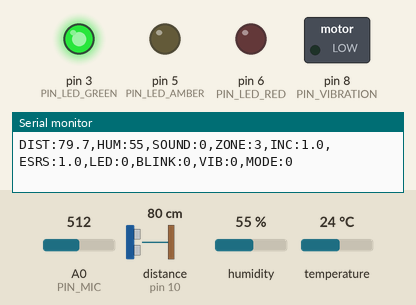
The sketch below on a simulated Arduino Uno, built with avr-gcc and run on an emulated ATmega328P. Shown: switched loads named in the sketch (green lamp = pin HIGH), output pins drawn as LEDs (lit = HIGH), the last lines printed to the serial monitor. Wiring (inferred from the names in the program): ultrasonic range finder: trigger pin 9; echo pin 10. Dashed ring = blinking. The inputs (shaded band) are chosen by the test bench; at power-on: distance to the obstacle (sensor on pin 10) 80 cm, A0 (PIN_MIC) = 512, humidity 55 %, temperature 24 °C. The echo pulse lasts 58.3 µs per cm; pins used as bus, display or sensor lines are not drawn.

Above: at 1.8 s.
1.9 s: distance to the obstacle (sensor on pin 10) set to 32 cm
3.8 s: distance to the obstacle (sensor on pin 10) set to 28 cm
At 4.83 s:
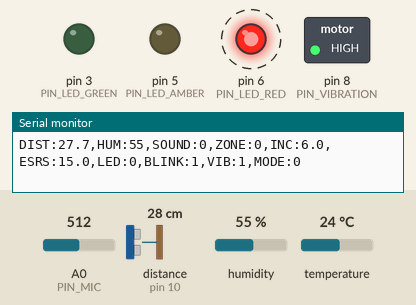
7.3 s: distance to the obstacle (sensor on pin 10) set to 35 cm
At 7.59 s:
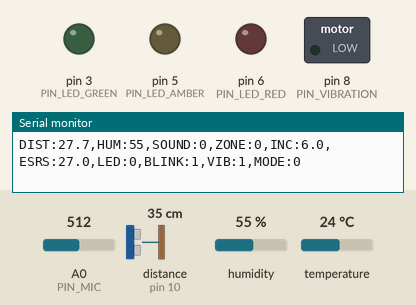
9.1 s: distance to the obstacle (sensor on pin 10) set to 2 cm
At 9.69 s:
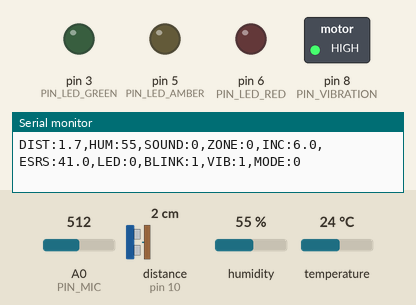
Timing chart, 0 to 13.6 s (numbered marks = the images above; inputs shaded):
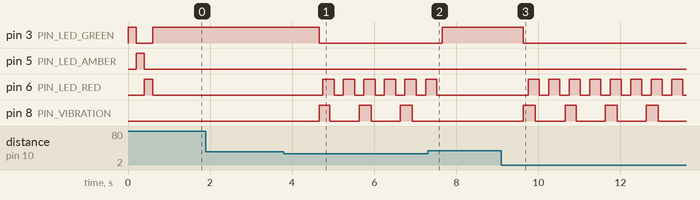

The sketch:

EyeMaxxer.ino
```cpp
// =============================================================================
//  EyeMaxxer - Arduino firmware (live hardware version, Nano / Uno)
//  Imperial x Cambridge Engineering Make-a-thon on Student Wellbeing
//
//  A laptop-mounted HC-SR04 measures how far you sit from the screen. Every
//  second (one "tick") the Eye Strain Risk Score (ESRS, 0-1000) changes by an
//  amount set by your proximity zone:
//
//      <  30 cm   Immediate Danger   +6 / tick, red LED blinks + vibration
//    30-40 cm     Fast Strain        +4 / tick
//    40-60 cm     Moderate Strain    +2 / tick
//    60-100 cm    Mild Strain        +1 / tick
//    >= 100 cm    Recovery           -3 / tick
//
//  Closer than 60 cm, dry air (DHT11) and a loud room (microphone) multiply
//  the increment by 1.3 and 1.2. The LEDs show the accumulated risk:
//
//    green  ESRS < 300     safe
//    amber  300 - 699      warning
//    red    >= 700         take a break (vibration motor pulses too)
//
//  "Arduino handles all sensor logic, MATLAB visualises": one status line per
//  tick is sent over USB to the MATLAB GUI (matlab/EyeMaxxerGUI.m). On a
//  battery pack it works fully offline.
//
//  Libraries: "DHT sensor library" by Adafruit (+ "Adafruit Unified Sensor")
// =============================================================================
#include "config.h"
#include "esrs.h"
#if USE_DHT
#include <DHT.h>
DHT dht(PIN_DHT, DHT_TYPE);
#endif

EsrsEngine esrs;
TickResult state;

float distBuf[US_MEDIAN_N];
unsigned char distIdx = 0;
float distanceCm = NO_ECHO_CM;
int humidityPct = 0;           // 0 until the first valid DHT11 reading
int loudestP2P = 0;            // loudest microphone window during this tick
bool loud = false;
unsigned char alertMode = DEFAULT_ALERT_MODE;

unsigned long lastSample = 0, lastTick = 0;

// -----------------------------------------------------------------------------
//  Sensors
// -----------------------------------------------------------------------------
float pingCm() {
  digitalWrite(PIN_US_TRIG, LOW);
  delayMicroseconds(2);
  digitalWrite(PIN_US_TRIG, HIGH);
  delayMicroseconds(10);
  digitalWrite(PIN_US_TRIG, LOW);
  unsigned long us = pulseIn(PIN_US_ECHO, HIGH, US_TIMEOUT_US);
  if (us == 0) return NO_ECHO_CM;
  return us * 0.0343f / 2.0f;
}

// Rolling median of the last US_MEDIAN_N pings - ignores one-off bad echoes.
float medianDistance(float sample) {
  distBuf[distIdx] = sample;
  distIdx = (distIdx + 1) % US_MEDIAN_N;
  float s[US_MEDIAN_N];
  for (int i = 0; i < US_MEDIAN_N; i++) s[i] = distBuf[i];
  for (int i = 1; i < US_MEDIAN_N; i++) {
    float v = s[i];
    int j = i - 1;
    while (j >= 0 && s[j] > v) { s[j + 1] = s[j]; j--; }
    s[j + 1] = v;
  }
  return s[US_MEDIAN_N / 2];
}

int micPeakToPeak() {
#if USE_MIC
  int lo = 1023, hi = 0;
  unsigned long start = millis();
  while (millis() - start < MIC_WINDOW_MS) {
    int v = analogRead(PIN_MIC);
    if (v < lo) lo = v;
    if (v > hi) hi = v;
  }
  return hi - lo;
#else
  return 0;
#endif
}

void readHumidity() {
#if USE_DHT
  float h = dht.readHumidity();
  if (!isnan(h)) humidityPct = (int)(h + 0.5f);
#endif
}

// -----------------------------------------------------------------------------
//  Outputs
// -----------------------------------------------------------------------------
void updateOutputs(unsigned long now) {
  bool ledsOn = alertMode != 2;
  bool vibOn = alertMode != 1;
  bool blinkPhase = (now / BLINK_MS) % 2;

  bool g = state.level == LEVEL_SAFE;
  bool a = ledsOn && state.level == LEVEL_WARNING;
  bool r = ledsOn && state.level == LEVEL_DANGER;
  if (state.blink) {                      // immediate danger overrides the level
    g = false;
    a = false;
    r = ledsOn && blinkPhase;
  }
  digitalWrite(PIN_LED_GREEN, g);
  digitalWrite(PIN_LED_AMBER, a);
  digitalWrite(PIN_LED_RED, r);

  // short buzz at the start of every tick while an alert is active
  bool buzz = vibOn && state.vibrate && (now - lastTick) < VIBRATE_ON_MS;
  digitalWrite(PIN_VIBRATION, buzz);
}

// One line per tick, e.g.
// DIST:45.2,HUM:38,SOUND:0,ZONE:2,INC:2.6,ESRS:512.4,LED:1,BLINK:0,VIB:0,MODE:0
void report() {
  Serial.print(F("DIST:"));   Serial.print(distanceCm, 1);
  Serial.print(F(",HUM:"));   Serial.print(humidityPct);
  Serial.print(F(",SOUND:")); Serial.print(loud ? 1 : 0);
  Serial.print(F(",ZONE:"));  Serial.print((int)state.zone);
  Serial.print(F(",INC:"));   Serial.print(state.increment, 1);
  Serial.print(F(",ESRS:"));  Serial.print(state.esrs, 1);
  Serial.print(F(",LED:"));   Serial.print((int)state.level);
  Serial.print(F(",BLINK:")); Serial.print(state.blink ? 1 : 0);
  Serial.print(F(",VIB:"));   Serial.print(state.vibrate && alertMode != 1 ? 1 : 0);
  Serial.print(F(",MODE:"));  Serial.println((int)alertMode);
}

// 'r' resets the ESRS, 'm' cycles the alert mode, '0'/'1'/'2' set it directly.
void handleSerial() {
  while (Serial.available()) {
    char c = Serial.read();
    if (c == 'r' || c == 'R') esrs.reset();
    else if (c == 'm' || c == 'M') alertMode = (alertMode + 1) % 3;
    else if (c >= '0' && c <= '2') alertMode = c - '0';
  }
}

// -----------------------------------------------------------------------------
void setup() {
  Serial.begin(SERIAL_BAUD);
  pinMode(PIN_US_TRIG, OUTPUT);
  pinMode(PIN_US_ECHO, INPUT);
  const unsigned char outs[] = {PIN_LED_GREEN, PIN_LED_AMBER, PIN_LED_RED, PIN_VIBRATION};
  for (unsigned char i = 0; i < 4; i++) pinMode(outs[i], OUTPUT);

  // power-on self test: green, amber, red in turn
  for (unsigned char i = 0; i < 3; i++) {
    digitalWrite(outs[i], HIGH); delay(200); digitalWrite(outs[i], LOW);
  }

#if USE_DHT
  dht.begin();
#endif
  for (int i = 0; i < US_MEDIAN_N; i++) distBuf[i] = NO_ECHO_CM;
  state = esrs.tick(NO_ECHO_CM, false, false);
  lastSample = lastTick = millis();
}

void loop() {
  unsigned long now = millis();
  handleSerial();

  if (now - lastSample >= SAMPLE_MS) {     // 10 Hz sensing
    lastSample = now;
    distanceCm = medianDistance(pingCm());
    int p2p = micPeakToPeak();
    if (p2p > loudestP2P) loudestP2P = p2p;
  }

  if (now - lastTick >= TICK_MS) {         // 1 Hz ESRS tick
    lastTick = now;
    readHumidity();
    loud = loudestP2P >= MIC_LOUD_P2P;
    loudestP2P = 0;
    bool dry = humidityPct > 0 && humidityPct < DRY_HUMIDITY_PCT;
    state = esrs.tick(distanceCm, dry, loud);
    report();
  }

  updateOutputs(now);
}
```

esrs.h
```cpp
// =============================================================================
//  EyeMaxxer - live Eye Strain Risk Score (ESRS) engine
//
//  Pure C++ (no Arduino dependencies) so it can be unit-tested on a PC
//  (tests/test_esrs.cpp). Called once per tick (1 s):
//
//    increment = zone increment (+6 / +4 / +2 / +1 / -3)
//    if closer than 60 cm:  x1.30 if the air is dry, x1.20 if it is loud
//    ESRS = clamp(ESRS + increment, 0, 1000)
//
//  Same structure as the ESRS_Update block in the Simulink model (zone rate,
//  environmental multipliers below 60 cm, clamping), on the faster
//  per-tick / 0-1000 scale used for the live demo and GUI.
// =============================================================================
#pragma once
#include "config.h"

enum Zone : unsigned char {
  ZONE_DANGER = 0,    // < 30 cm     Immediate Danger
  ZONE_FAST = 1,      // 30-40 cm    Fast Strain
  ZONE_MODERATE = 2,  // 40-60 cm    Moderate Strain
  ZONE_MILD = 3,      // 60-100 cm   Mild Strain
  ZONE_RECOVERY = 4   // >= 100 cm   Recovery (or no echo)
};

enum Level : unsigned char { LEVEL_SAFE = 0, LEVEL_WARNING = 1, LEVEL_DANGER = 2 };

struct TickResult {
  float esrs;
  float increment;  // applied this tick, after multipliers
  Zone zone;
  Level level;      // which LED is lit: green / amber / red
  bool blink;       // danger zone: red LED blinks immediately
  bool vibrate;     // an alert is active (danger zone or red level)
};

class EsrsEngine {
 public:
  EsrsEngine() : esrs_(0.0f) {}

  void reset() { esrs_ = 0.0f; }
  float esrs() const { return esrs_; }

  static Zone classify(float d) {
    if (d <= 0.0f) return ZONE_RECOVERY;  // no echo: nobody at the screen
    if (d < ZONE_DANGER_CM) return ZONE_DANGER;
    if (d < ZONE_FAST_CM) return ZONE_FAST;
    if (d < ZONE_MODERATE_CM) return ZONE_MODERATE;
    if (d < ZONE_MILD_CM) return ZONE_MILD;
    return ZONE_RECOVERY;
  }

  static float zoneIncrement(Zone z) {
    switch (z) {
      case ZONE_DANGER:   return INC_DANGER;
      case ZONE_FAST:     return INC_FAST;
      case ZONE_MODERATE: return INC_MODERATE;
      case ZONE_MILD:     return INC_MILD;
      default:            return INC_RECOVERY;
    }
  }

  static Level levelOf(float esrs) {
    if (esrs >= LEVEL_RED) return LEVEL_DANGER;
    if (esrs >= LEVEL_AMBER) return LEVEL_WARNING;
    return LEVEL_SAFE;
  }

  // One tick. `dry` / `loud` come from the DHT11 and the microphone.
  TickResult tick(float distanceCm, bool dry, bool loud) {
    TickResult r;
    r.zone = classify(distanceCm);
    float inc = zoneIncrement(r.zone);
    if (r.zone != ZONE_RECOVERY && distanceCm < ZONE_MODERATE_CM) {
      if (dry) inc *= DRY_MULT;
      if (loud) inc *= LOUD_MULT;
    }
    esrs_ += inc;
    if (esrs_ > ESRS_MAX) esrs_ = ESRS_MAX;
    if (esrs_ < 0.0f) esrs_ = 0.0f;

    r.esrs = esrs_;
    r.increment = inc;
    r.level = levelOf(esrs_);
    r.blink = (r.zone == ZONE_DANGER);
    r.vibrate = r.blink || r.level == LEVEL_DANGER;
    return r;
  }

 private:
  float esrs_;
};
```

config.h
```cpp
// =============================================================================
//  EyeMaxxer - configuration (live hardware version)
//
//  Pin map, sensor settings and the live Eye Strain Risk Score (ESRS) rules.
//  These match the "THE EyeMaxxer" MATLAB GUI used in the make-a-thon demo:
//  a 0-1000 ESRS gauge and per-tick zone increments (+4 / +2 / +1 / -3).
//
//  Target board: Arduino Nano (used at the make-a-thon) or Arduino Uno.
// =============================================================================
#pragma once

// ----------------------------------------------------------------------------
//  Pin map
// ----------------------------------------------------------------------------
#define PIN_US_TRIG      9    // HC-SR04 TRIG
#define PIN_US_ECHO      10   // HC-SR04 ECHO
#define PIN_DHT          2    // DHT11 data (optional - see USE_DHT)
#define PIN_MIC          A0   // microphone module analog out (optional - see USE_MIC)

#define PIN_LED_GREEN    3    // ESRS < LEVEL_AMBER        (safe)
#define PIN_LED_AMBER    5    // LEVEL_AMBER <= ESRS < LEVEL_RED (warning)
#define PIN_LED_RED      6    // ESRS >= LEVEL_RED, or blinking when < 30 cm
#define PIN_VIBRATION    8    // vibration motor via NPN transistor (optional)

// Optional sensors: set to 0 if the part isn't fitted. Without them the
// readings are reported as 0 / quiet and no multiplier is applied.
#define USE_DHT          1
#define USE_MIC          1
#define DHT_TYPE         DHT11

// ----------------------------------------------------------------------------
//  Timing
// ----------------------------------------------------------------------------
#define SERIAL_BAUD      9600
#define TICK_MS          1000    // one ESRS "tick" per second
#define SAMPLE_MS        100     // distance / noise sampling period
#define BLINK_MS         250     // half-period of the danger-zone blink
#define VIBRATE_ON_MS    300     // vibration pulse length within each tick

// ----------------------------------------------------------------------------
//  Sensors
// ----------------------------------------------------------------------------
#define US_TIMEOUT_US    25000UL // ~4 m max range
#define NO_ECHO_CM       400.0f  // reported when nothing echoes back (user away)
#define US_MEDIAN_N      5       // rolling median window

#define MIC_WINDOW_MS    20      // peak-to-peak window per sample
#define MIC_LOUD_P2P     300     // peak-to-peak (ADC counts) treated as "loud"
#define DRY_HUMIDITY_PCT 40      // below this the air is "dry"

// ----------------------------------------------------------------------------
//  ESRS - proximity zones (cm) and increments (points per tick)
// ----------------------------------------------------------------------------
#define ZONE_DANGER_CM   30.0f   // <  30 cm   Immediate Danger (+blink)
#define ZONE_FAST_CM     40.0f   // 30-40 cm   Fast Strain
#define ZONE_MODERATE_CM 60.0f   // 40-60 cm   Moderate Strain
#define ZONE_MILD_CM     100.0f  // 60-100 cm  Mild Strain;  >= 100 cm Recovery

#define INC_DANGER       6.0f
#define INC_FAST         4.0f
#define INC_MODERATE     2.0f
#define INC_MILD         1.0f
#define INC_RECOVERY    -3.0f

// Environmental multipliers - only applied closer than ZONE_MODERATE_CM
#define DRY_MULT         1.30f
#define LOUD_MULT        1.20f

// ----------------------------------------------------------------------------
//  ESRS - scale and LED levels
// ----------------------------------------------------------------------------
#define ESRS_MAX         1000.0f
#define LEVEL_AMBER      300.0f
#define LEVEL_RED        700.0f

// ----------------------------------------------------------------------------
//  Alert mode at power-up (change at runtime by sending 'm' over serial)
//    0 = LEDs + vibrate,  1 = LEDs only,  2 = vibrate only
// ----------------------------------------------------------------------------
#define DEFAULT_ALERT_MODE 0
```

Measured:
- the behaviour switches between 31 and 30 cm on distance to the obstacle (sensor on pin 10) (found by bisection; images 0 and 1)
- after the input at 3.8 s, pin 3 (PIN_LED_GREEN): HIGH → LOW after 0.86 s; pin 6 (PIN_LED_RED): alternates HIGH for 0.27 s and LOW for 0.23 s, starting after 0.95 s; pin 8 (PIN_VIBRATION): alternates HIGH for 0.29 s and LOW for 0.71 s, starting after 0.86 s
- after the input at 7.3 s, pin 3 (PIN_LED_GREEN): LOW → HIGH after 0.36 s; pin 6 (PIN_LED_RED): goes on until 7.5 s, then stays LOW; pin 8 (PIN_VIBRATION): stops changing and stays LOW
- after the input at 9.1 s, pin 3 (PIN_LED_GREEN): HIGH → LOW after 0.53 s; pin 6 (PIN_LED_RED): alternates HIGH for 0.27 s and LOW for 0.23 s, starting after 0.65 s; pin 8 (PIN_VIBRATION): alternates HIGH for 0.29 s and LOW for 0.71 s, starting after 0.53 s
